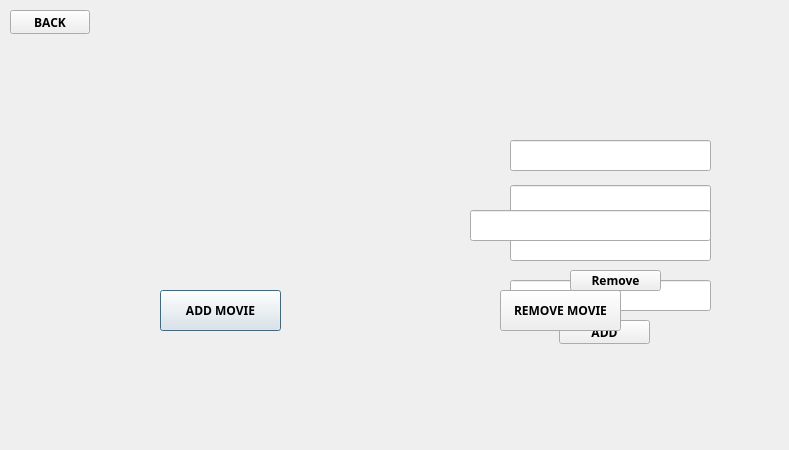
<?xml version="1.0" encoding="UTF-8"?>
<ui version="4.0">
 <class>admin</class>
 <widget class="QDialog" name="admin">
  <property name="geometry">
   <rect>
    <x>0</x>
    <y>0</y>
    <width>789</width>
    <height>450</height>
   </rect>
  </property>
  <property name="windowTitle">
   <string>Dialog</string>
  </property>
  <widget class="QLabel" name="label">
   <property name="geometry">
    <rect>
     <x>0</x>
     <y>-20</y>
     <width>791</width>
     <height>491</height>
    </rect>
   </property>
   <property name="text">
    <string/>
   </property>
   <property name="pixmap">
    <pixmap>../4.png</pixmap>
   </property>
  </widget>
  <widget class="QPushButton" name="addMovie">
   <property name="geometry">
    <rect>
     <x>160</x>
     <y>290</y>
     <width>121</width>
     <height>41</height>
    </rect>
   </property>
   <property name="font">
    <font>
     <family>Segoe UI Black</family>
     <bold>true</bold>
    </font>
   </property>
   <property name="text">
    <string>ADD MOVIE</string>
   </property>
  </widget>
  <widget class="QPushButton" name="removeMovie">
   <property name="geometry">
    <rect>
     <x>500</x>
     <y>290</y>
     <width>121</width>
     <height>41</height>
    </rect>
   </property>
   <property name="font">
    <font>
     <family>Segoe UI Black</family>
     <bold>true</bold>
    </font>
   </property>
   <property name="text">
    <string>REMOVE MOVIE</string>
   </property>
  </widget>
  <widget class="QPushButton" name="back">
   <property name="geometry">
    <rect>
     <x>10</x>
     <y>10</y>
     <width>80</width>
     <height>24</height>
    </rect>
   </property>
   <property name="font">
    <font>
     <family>Segoe UI Black</family>
     <bold>true</bold>
    </font>
   </property>
   <property name="text">
    <string>BACK</string>
   </property>
  </widget>
  <widget class="QLabel" name="add">
   <property name="geometry">
    <rect>
     <x>-2</x>
     <y>-5</y>
     <width>791</width>
     <height>461</height>
    </rect>
   </property>
   <property name="text">
    <string/>
   </property>
   <property name="pixmap">
    <pixmap>../5.png</pixmap>
   </property>
  </widget>
  <widget class="QLineEdit" name="name">
   <property name="geometry">
    <rect>
     <x>510</x>
     <y>140</y>
     <width>201</width>
     <height>31</height>
    </rect>
   </property>
  </widget>
  <widget class="QLineEdit" name="path">
   <property name="geometry">
    <rect>
     <x>510</x>
     <y>185</y>
     <width>201</width>
     <height>31</height>
    </rect>
   </property>
  </widget>
  <widget class="QLineEdit" name="type">
   <property name="geometry">
    <rect>
     <x>510</x>
     <y>230</y>
     <width>201</width>
     <height>31</height>
    </rect>
   </property>
  </widget>
  <widget class="QLineEdit" name="category">
   <property name="geometry">
    <rect>
     <x>510</x>
     <y>280</y>
     <width>201</width>
     <height>31</height>
    </rect>
   </property>
  </widget>
  <widget class="QPushButton" name="newMovie">
   <property name="geometry">
    <rect>
     <x>559</x>
     <y>320</y>
     <width>91</width>
     <height>24</height>
    </rect>
   </property>
   <property name="font">
    <font>
     <family>Segoe UI Black</family>
     <bold>true</bold>
    </font>
   </property>
   <property name="text">
    <string>ADD</string>
   </property>
  </widget>
  <widget class="QLabel" name="removeLabel">
   <property name="geometry">
    <rect>
     <x>-2</x>
     <y>-5</y>
     <width>791</width>
     <height>461</height>
    </rect>
   </property>
   <property name="text">
    <string/>
   </property>
   <property name="pixmap">
    <pixmap>../6.png</pixmap>
   </property>
  </widget>
  <widget class="QLineEdit" name="moviesForRemove">
   <property name="geometry">
    <rect>
     <x>470</x>
     <y>210</y>
     <width>241</width>
     <height>31</height>
    </rect>
   </property>
  </widget>
  <widget class="QPushButton" name="removeButton">
   <property name="geometry">
    <rect>
     <x>570</x>
     <y>270</y>
     <width>91</width>
     <height>21</height>
    </rect>
   </property>
   <property name="font">
    <font>
     <family>Segoe UI Black</family>
     <bold>true</bold>
    </font>
   </property>
   <property name="text">
    <string>Remove</string>
   </property>
  </widget>
  <zorder>removeLabel</zorder>
  <zorder>add</zorder>
  <zorder>label</zorder>
  <zorder>name</zorder>
  <zorder>path</zorder>
  <zorder>type</zorder>
  <zorder>category</zorder>
  <zorder>newMovie</zorder>
  <zorder>back</zorder>
  <zorder>removeMovie</zorder>
  <zorder>addMovie</zorder>
  <zorder>moviesForRemove</zorder>
  <zorder>removeButton</zorder>
 </widget>
 <resources/>
 <connections/>
</ui>
